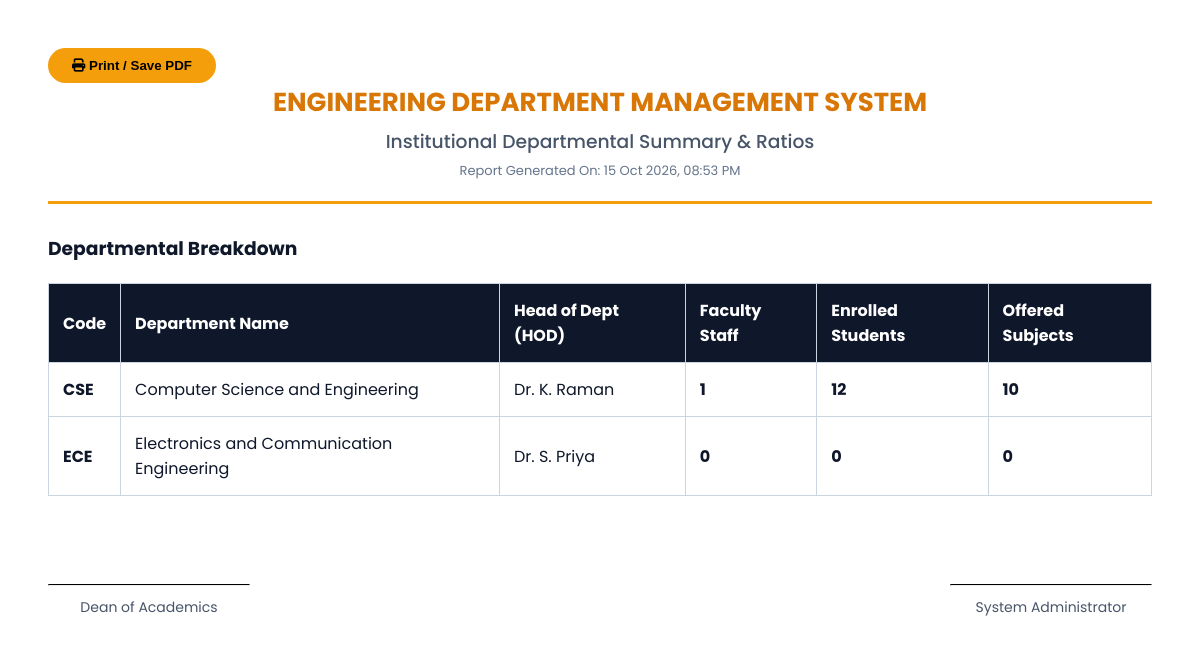
The app's page /admin/reports/department_summary.php (signed in) with its own data.
### tables this page shows
CREATE TABLE `departments` (
  `id` int(10) UNSIGNED NOT NULL,
  `name` varchar(150) NOT NULL,
  `code` varchar(20) NOT NULL,
  `hod_name` varchar(100) DEFAULT NULL,
  `description` text DEFAULT NULL,
  `status` enum('active','inactive') NOT NULL DEFAULT 'active',
  `created_at` timestamp NOT NULL DEFAULT current_timestamp(),
  `updated_at` timestamp NOT NULL DEFAULT current_timestamp() ON UPDATE current_timestamp()
);

### admin/reports/department_summary.php (the view, shortened to what this page needs)
<?php
$db = getDB();
$depts = $db->query("
    SELECT d.*,
           (SELECT COUNT(*) FROM staff st WHERE st.department_id = d.id) AS total_staff,
           (SELECT COUNT(*) FROM students s WHERE s.department_id = d.id) AS total_students,
           (SELECT COUNT(*) FROM subjects sub WHERE sub.department_id = d.id) AS total_subjects
    FROM departments d
    ORDER BY d.code ASC
")->fetchAll();
?>
<!DOCTYPE html>
<html lang="en">
<head>
    <link rel="stylesheet" href="https://cdnjs.cloudflare.com/ajax/libs/font-awesome/6.4.0/css/all.min.css">
</head>
<body>
    <div class="text-end mb-4">
        <button onclick="window.print()" class="btn-print"><i class="fas fa-print me-1"></i> Print / Save PDF</button>
    </div>
    <div class="header">
        <h1 style="margin: 0; color: #D97706; font-size: 26px;">ENGINEERING DEPARTMENT MANAGEMENT SYSTEM</h1>
        <h3 style="margin: 5px 0 0 0; font-weight: 500; color: #475569;">Institutional Departmental Summary & Ratios</h3>
        <p style="margin: 5px 0 0 0; font-size: 13px; color: #64748B;">Report Generated On: <?= date('d M Y, h:i A') ?></p>
    </div>
    <h3>Departmental Breakdown</h3>
    <table>
        <thead>
            <tr>
                <th>Code</th>
                <th>Department Name</th>
                <th>Head of Dept (HOD)</th>
                <th>Faculty Staff</th>
                <th>Enrolled Students</th>
                <th>Offered Subjects</th>
            </tr>
        </thead>
        <tbody>
            <?php foreach ($depts as $d): ?>
                <tr>
                    <td><strong><?= htmlspecialchars($d['code']) ?></strong></td>
                    <td><?= htmlspecialchars($d['name']) ?></td>
                    <td><?= htmlspecialchars($d['hod_name'] ?? 'N/A') ?></td>
                    <td><strong><?= $d['total_staff'] ?></strong></td>
                    <td><strong><?= $d['total_students'] ?></strong></td>
                    <td><strong><?= $d['total_subjects'] ?></strong></td>
                </tr>
            <?php endforeach; ?>
        </tbody>
    </table>
    <div style="margin-top: 80px; display: flex; justify-content: space-between; text-align: center;">
        <div>
            <hr style="width: 200px; border-top: 1px solid #000;">
            <span style="font-size: 14px; color: #475569;">Dean of Academics</span>
        </div>
        <div>
            <hr style="width: 200px; border-top: 1px solid #000;">
            <span style="font-size: 14px; color: #475569;">System Administrator</span>
        </div>
    </div>
</body>
</html>

### admin/reports/department_summary.php (style rules this page uses)
body { font-family: 'Poppins', sans-serif; padding: 40px; color: #0F172A; background: #fff; }
.header { text-align: center; margin-bottom: 30px; border-bottom: 3px solid #F59E0B; padding-bottom: 20px; }
table { width: 100%; border-collapse: collapse; margin-top: 20px; }
th, td { border: 1px solid #CBD5E1; padding: 14px; text-align: left; }
th { background: #0F172A; color: #fff; }
.btn-print { background: #F59E0B; color: #000; border: none; padding: 10px 24px; border-radius: 50px; font-weight: 700; cursor: pointer; text-decoration: none; }

### records on screen
departments: code "CSE", name "Computer Science and Engineering", hod_name "Dr. K. Raman", total_staff "1", total_students "12", total_subjects "10"
departments: code "ECE", name "Electronics and Communication Engineering", hod_name "Dr. S. Priya", total_staff "0", total_students "0", total_subjects "0"
